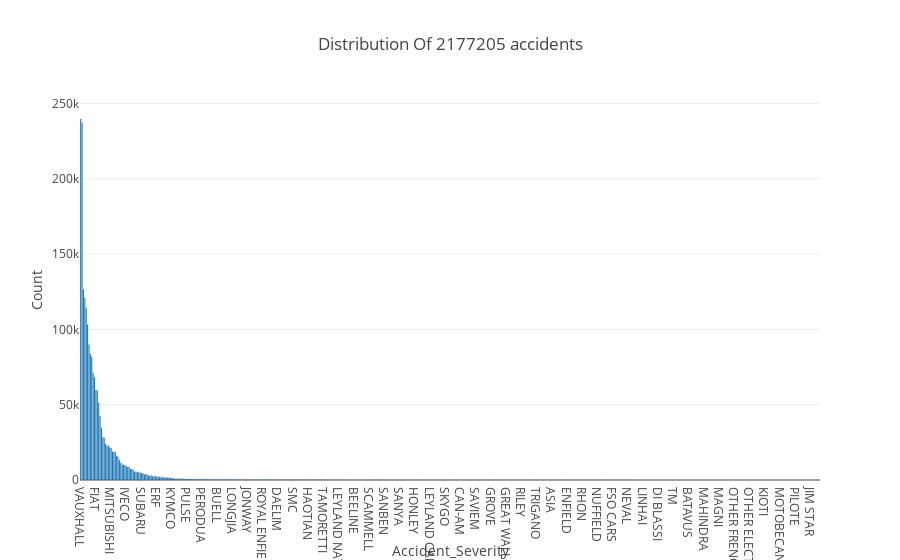

Notebook code cell kept with this figure:
### Code cell
trace = go.Bar(x = make_distribution.index,
               text = ['{:.1f} %'.format(val) for val in (make_distribution.values / df_vehicle_info.shape[0] * 100)],
               textposition = 'auto',
               textfont = dict(color = '#000000'),
               y = make_distribution.values,
               )
layout = dict(title = 'Distribution Of {} accidents'.format(df_vehicle_info.shape[0]),
              xaxis = dict(title = 'Accident_Severity'),
              yaxis = dict(title = 'Count'))
fig = go.Figure(data=[trace], layout=layout)
iplot(fig)

### Figure 1 — Plotly figure (JSON) as saved in the notebook; plotly's stock layout.template omitted (floating-point values rounded to 4 significant figures; data arrays with more than 128 entries replaced by an {"elided": "..."} marker saying what was removed)
{"data": [{"text": {"elided": "535 str values"}, "textfont": {"color": "#000000"}, "textposition": "auto", "type": "bar", "uid": "b939c095-dac2-42c9-8d53-9b00a2c0b146", "x": {"elided": "535 str values"}, "y": {"elided": "535 int values"}}], "layout": {"title": {"text": "Distribution Of 2177205 accidents"}, "xaxis": {"title": {"text": "Accident_Severity"}}, "yaxis": {"title": {"text": "Count"}}}}
